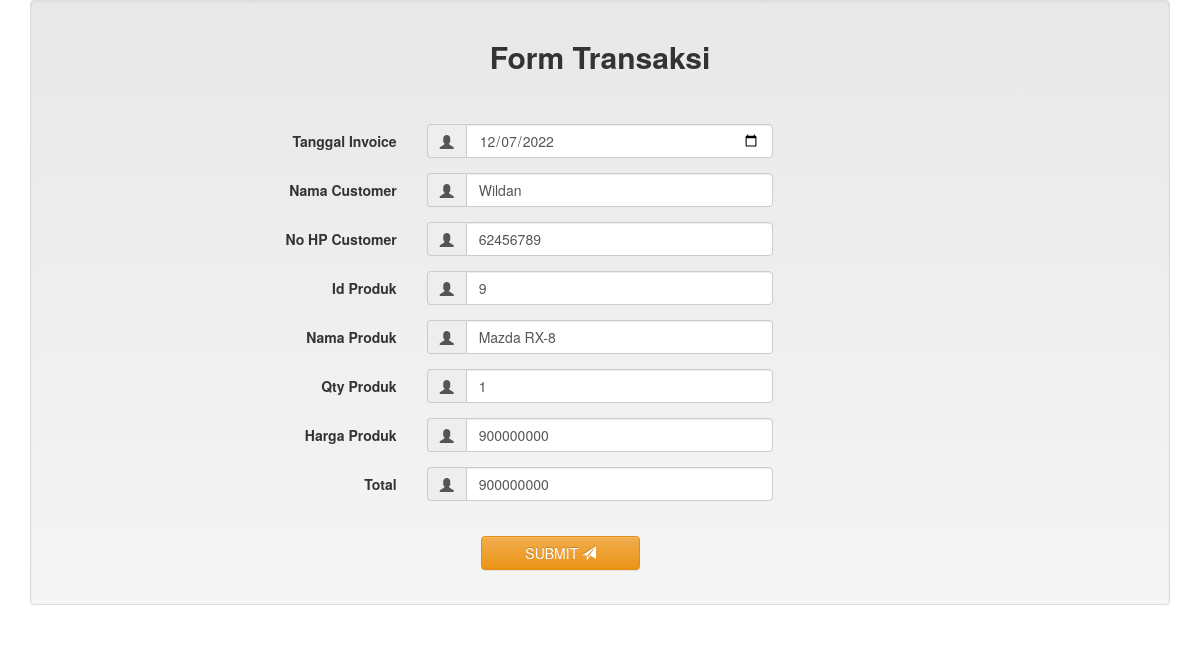
The app's page /form/transaksi_edit.php with its own data.
### tables this page shows
CREATE TABLE `transaksi` (
  `no_invoice` int(11) NOT NULL,
  `tgl_invoice` date NOT NULL,
  `nama_customer` varchar(50) NOT NULL,
  `no_hp_customer` bigint(20) NOT NULL,
  `id_produk` int(11) NOT NULL,
  `nama_produk` varchar(50) NOT NULL,
  `qty_produk` int(11) NOT NULL,
  `harga_produk` bigint(20) NOT NULL,
  `total` bigint(20) NOT NULL
);

### form/transaksi_edit.php (the view, shortened to what this page needs)
<?php
include "../koneksi.php";
$query=mysqli_query($conn,"SELECT * FROM transaksi");
$data=mysqli_fetch_assoc($query);
?>
<html>
  <head>
  <link href="https://maxcdn.bootstrapcdn.com/bootstrap/3.2.0/css/bootstrap.min.css" rel="stylesheet" />
  <link href="https://maxcdn.bootstrapcdn.com/bootstrap/3.2.0/css/bootstrap-theme.min.css" rel="stylesheet" />
  <link href="https://cdnjs.cloudflare.com/ajax/libs/jquery.bootstrapvalidator/0.5.0/css/bootstrapValidator.min.css" rel="stylesheet" />
  <link href="styleform.css" rel="stylesheet"/>
  </head>
  <body>
    <div class="container">
      <form class="well form-horizontal" action="<?php echo $_SERVER['PHP_SELF']; ?>" method="POST">
        <fieldset>
          <legend>
            <center>
              <h2><b>Form Transaksi</b></h2>
            </center>
          </legend><br>
          <div class="form-group">
            <label class="col-md-4 control-label">Tanggal Invoice</label>
            <div class="col-md-4 inputGroupContainer">
              <div class="input-group">
                <span class="input-group-addon"><i class="glyphicon glyphicon-user"></i></span>
                <input name="tgl_invoice" placeholder="Tanggal Invoice" class="form-control" type="date" value="<?php echo $data['tgl_invoice'];?>">
              </div>
            </div>
          </div>
          <div class="form-group">
            <label class="col-md-4 control-label">Nama Customer</label>
            <div class="col-md-4 inputGroupContainer">
              <div class="input-group">
                <span class="input-group-addon"><i class="glyphicon glyphicon-user"></i></span>
                <input name="nama_customer" placeholder="nama customer" class="form-control" type="text" value="<?php echo $data['nama_customer'];?>">
              </div>
            </div>
          </div>
          <div class="form-group">
            <label class="col-md-4 control-label">No HP Customer</label>
            <div class="col-md-4 inputGroupContainer">
              <div class="input-group">
                <span class="input-group-addon"><i class="glyphicon glyphicon-user"></i></span>
                <input name="no_hp_customer" placeholder="no hp customer" class="form-control" type="text" value="<?php echo $data['no_hp_customer'];?>">
              </div>
            </div>
          </div>
          <div class="form-group">
            <label class="col-md-4 control-label">Id Produk</label>
            <div class="col-md-4 inputGroupContainer">
              <div class="input-group">
                <span class="input-group-addon"><i class="glyphicon glyphicon-user"></i></span>
                <input name="id_produk" placeholder="id produk" class="form-control" type="text" value="<?php echo $data['id_produk'];?>">
              </div>
            </div>
          </div>
          <div class="form-group">
            <label class="col-md-4 control-label">Nama Produk</label>
            <div class="col-md-4 inputGroupContainer">
              <div class="input-group">
                <span class="input-group-addon"><i class="glyphicon glyphicon-user"></i></span>
                <input name="nama_produk" placeholder="nama produk" class="form-control" type="text" value="<?php echo $data['nama_produk'];?>">
              </div>
            </div>
          </div>
          <div class="form-group">
            <label class="col-md-4 control-label">Qty Produk</label>
            <div class="col-md-4 inputGroupContainer">
              <div class="input-group">
                <span class="input-group-addon"><i class="glyphicon glyphicon-user"></i></span>
                <input name="qty_produk" placeholder="qty produk" class="form-control" type="text" value="<?php echo $data['qty_produk'];?>">
              </div>
            </div>
          </div>
          <div class="form-group">
            <label class="col-md-4 control-label">Harga Produk</label>
            <div class="col-md-4 inputGroupContainer">
              <div class="input-group">
                <span class="input-group-addon"><i class="glyphicon glyphicon-user"></i></span>
                <input name="harga_produk" placeholder="harga produk" class="form-control" type="text" value="<?php echo $data['harga_produk'];?>">
              </div>
            </div>
          </div>
          <div class="form-group">
            <label class="col-md-4 control-label">Total</label>
            <div class="col-md-4 inputGroupContainer">
              <div class="input-group">
                <span class="input-group-addon"><i class="glyphicon glyphicon-user"></i></span>
                <input name="total" placeholder="total" class="form-control" type="text" value="<?php echo $data['total'];?>">
              </div>
            </div>
          </div>
          <div class="form-group">
            <label class="col-md-4 control-label"></label>
            <div class="col-md-4"><br>
              <button type="submit" class="btn btn-warning" name="submit">&nbsp&nbsp&nbsp&nbsp&nbsp&nbsp&nbsp&nbspSUBMIT <span class="glyphicon glyphicon-send"></span></button>
            </div>
          </div>
        </fieldset>
      </form>
    </div>
    </body>
</html>

### records on screen
transaksi: tgl_invoice "12/07/2022", nama_customer "Wildan", no_hp_customer "62456789", id_produk "9", nama_produk "Mazda RX-8", qty_produk "1", harga_produk "900000000", total "900000000"
